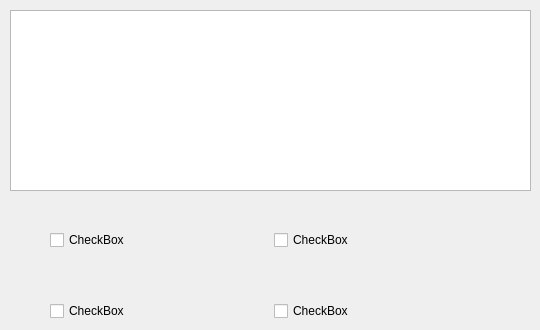
      <widget class="QWidget" name="selectTab_9">
       <attribute name="title">
        <string>9</string>
       </attribute>
       <widget class="QTextBrowser" name="selectTextBrowser_9">
        <property name="geometry">
         <rect>
          <x>10</x>
          <y>10</y>
          <width>521</width>
          <height>181</height>
         </rect>
        </property>
       </widget>
       <widget class="QWidget" name="layoutWidget_9">
        <property name="geometry">
         <rect>
          <x>50</x>
          <y>230</y>
          <width>441</width>
          <height>91</height>
         </rect>
        </property>
        <layout class="QVBoxLayout" name="verticalLayout_9">
         <item>
          <layout class="QHBoxLayout" name="horizontalLayout_27">
           <item>
            <widget class="QCheckBox" name="checkBox_9_1">
             <property name="text">
              <string>CheckBox</string>
             </property>
             <attribute name="buttonGroup">
              <string notr="true">select_9_ButtonGroup</string>
             </attribute>
            </widget>
           </item>
           <item>
            <widget class="QCheckBox" name="checkBox_9_2">
             <property name="text">
              <string>CheckBox</string>
             </property>
             <attribute name="buttonGroup">
              <string notr="true">select_9_ButtonGroup</string>
             </attribute>
            </widget>
           </item>
          </layout>
         </item>
         <item>
          <spacer name="verticalSpacer_9">
           <property name="orientation">
            <enum>Qt::Vertical</enum>
           </property>
           <property name="sizeHint" stdset="0">
            <size>
             <width>20</width>
             <height>40</height>
            </size>
           </property>
          </spacer>
         </item>
         <item>
          <layout class="QHBoxLayout" name="horizontalLayout_28">
           <item>
            <widget class="QCheckBox" name="checkBox_9_3">
             <property name="text">
              <string>CheckBox</string>
             </property>
             <attribute name="buttonGroup">
              <string notr="true">select_9_ButtonGroup</string>
             </attribute>
            </widget>
           </item>
           <item>
            <widget class="QCheckBox" name="checkBox_9_4">
             <property name="text">
              <string>CheckBox</string>
             </property>
             <attribute name="buttonGroup">
              <string notr="true">select_9_ButtonGroup</string>
             </attribute>
            </widget>
           </item>
          </layout>
         </item>
        </layout>
       </widget>
      </widget>
